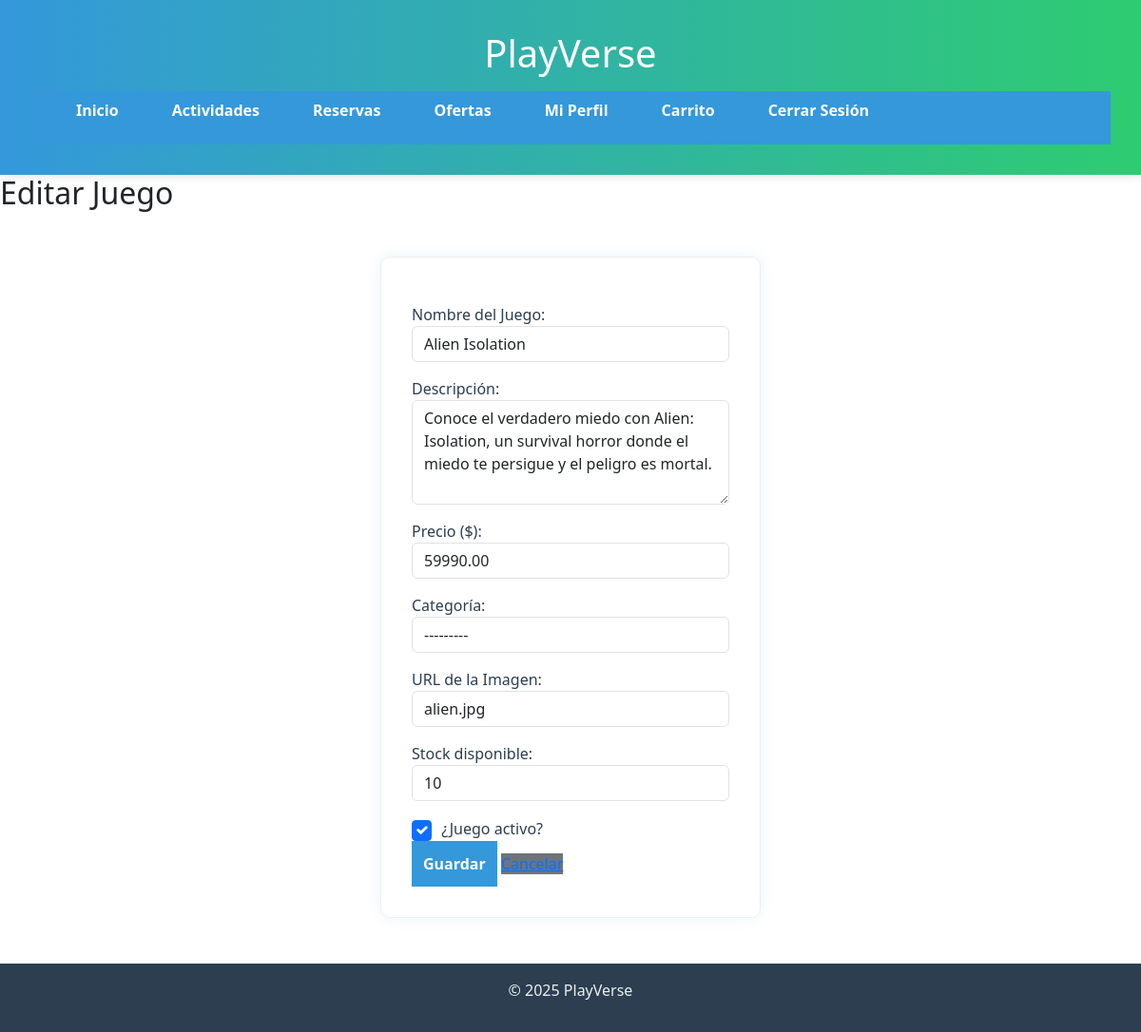
The page /juegos/editar/1/ (signed in) on the database its author committed.
### core/models.py (models this page shows)
class Juego(models.Model):
    CATEGORIA_CHOICES = [
        ('terror', 'Terror'),
        ('accion', 'Acción'),
        ('carreras', 'Carreras'),
        ('mundoabierto', 'Mundo Abierto'),
        ('suspenso', 'Suspenso'),
    ]
    nombre = models.CharField(max_length=100)
    descripcion = models.TextField()
    precio = models.DecimalField(max_digits=10, decimal_places=2)
    categoria = models.CharField(max_length=20, choices=CATEGORIA_CHOICES)
    imagen = models.CharField(max_length=200)  # URL de la imagen
    stock = models.IntegerField(default=0)
    activo = models.BooleanField(default=True)

### core/views.py (the view)
    def wrapper(request, *args, **kwargs):
        if not request.user.is_authenticated:
            messages.error(request, 'Debes iniciar sesión para acceder a esta página.')
            return redirect('login')
        if not es_administrador(request.user):
            messages.error(request, 'No tienes permisos de administrador para acceder a esta página.')
            return redirect('inicio')
        return view_func(request, *args, **kwargs)

### core/forms.py (shortened to what this page needs)
class JuegoForm(forms.ModelForm):
    class Meta:
        model = Juego
        fields = ['nombre', 'descripcion', 'precio', 'categoria', 'imagen', 'stock', 'activo']
        widgets = {
            'descripcion': forms.Textarea(attrs={
                'rows': 4,
                'placeholder': 'Descripción detallada del juego...',
                'class': 'form-control'
            }),
            'nombre': forms.TextInput(attrs={
                'class': 'form-control',
                'placeholder': 'Nombre del juego'
            }),
            'precio': forms.NumberInput(attrs={
                'class': 'form-control',
                'step': '0.01',
                'min': '0'
            }),
            'categoria': forms.Select(attrs={'class': 'form-control'}),
            'imagen': forms.TextInput(attrs={
                'class': 'form-control',
                'placeholder': 'URL de la imagen (ej: img/juego.jpg)'
            }),
            'stock': forms.NumberInput(attrs={
                'class': 'form-control',
                'min': '0'
            }),
            'activo': forms.CheckboxInput(attrs={'class': 'form-check-input'})
        }

### core/views.py (called while the page is built)
def es_administrador(user):
    return user.is_authenticated and (user.tipo_usuario == 'admin' or user.is_superuser)

def admin_required(view_func):
    def wrapper(request, *args, **kwargs):
        if not request.user.is_authenticated:
            messages.error(request, 'Debes iniciar sesión para acceder a esta página.')
            return redirect('login')
        if not es_administrador(request.user):
            messages.error(request, 'No tienes permisos de administrador para acceder a esta página.')
            return redirect('inicio')
        return view_func(request, *args, **kwargs)
    return wrapper

### core/templates/gestion/form_juego.html (shortened to what this page needs)
{% extends 'base.html' %}
{% load static %}
{% block content %}
<div class="form-container">
    <h2>{{ titulo }}</h2>
    <form method="POST" class="formulario">
        <div class="form-group">
            <label for="id_nombre">Nombre del Juego:</label>
            {{ form.nombre }}
        </div>
        <div class="form-group">
            <label for="id_descripcion">Descripción:</label>
            {{ form.descripcion }}
        </div>
        <div class="form-group">
            <label for="id_precio">Precio ($):</label>
            {{ form.precio }}
        </div>
        <div class="form-group">
            <label for="id_categoria">Categoría:</label>
            {{ form.categoria }}
        </div>
        <div class="form-group">
            <label for="id_imagen">URL de la Imagen:</label>
            {{ form.imagen }}
        </div>
        <div class="form-group">
            <label for="id_stock">Stock disponible:</label>
            {{ form.stock }}
        </div>
        <div class="form-group">
            <label class="checkbox-label">
                {{ form.activo }} ¿Juego activo?
            </label>
        </div>
        <div class="botones">
            <button type="submit" class="btn-animado">Guardar</button>
            <a href="{% url 'lista_juegos' %}" class="btn-animado btn-secondary">Cancelar</a>
        </div>
    </form>
</div>
{% endblock %}

### core/static/css/styles.css (style rules this page uses)
:root { --primary: #3498db; --secondary: #2ecc71; --tertiary: #9b59b6; --dark: #2c3e50; --light: #ecf0f1; --danger: #e74c3c; --warning: #f39c12; --white: #ffffff; --gray-light: #f5f7fa; }
* { margin: 0; padding: 0; box-sizing: border-box; }
body { font-family: 'Roboto', sans-serif; background-color: var(--gray-light); color: var(--dark); line-height: 1.6; transition: background-color 0.3s ease; }
.formulario { max-width: 400px; margin: 3rem auto; padding: 2rem; background-color: var(--white); border-radius: 10px; box-shadow: 0 0 15px rgba(52, 152, 219, 0.1); animation: fadeInUp 1s ease; border: 1px solid var(--light); }
form { display: flex; flex-direction: column; }
label { margin-top: 1rem; color: var(--dark); }
input { padding: 0.6rem; border: 1px solid var(--light); border-radius: 5px; background-color: var(--white); color: var(--dark); }
button { margin-top: 1.5rem; padding: 0.75rem; background-color: var(--primary); color: var(--white); border: none; border-radius: 5px; font-weight: bold; cursor: pointer; transition: background-color 0.3s ease, transform 0.2s ease; }

### core/templates/gestion/form_juego.html (style rules this page uses)
.checkbox-label { display: flex; align-items: center; gap: 10px; }
.form-check-input { width: 20px; height: 20px; }
.btn-secondary { background-color: #6c757d; }

### rows shown on the page
Juego: nombre "Alien Isolation", descripcion "Conoce el verdadero miedo con Alien: Isolation, un survival horror donde el miedo te persigue y el peligro es mortal.", precio "59990.00", categoria "---------", imagen "alien.jpg", stock "10", activo "☑"

### other values the page prints
{{ titulo }} "Editar Juego"
